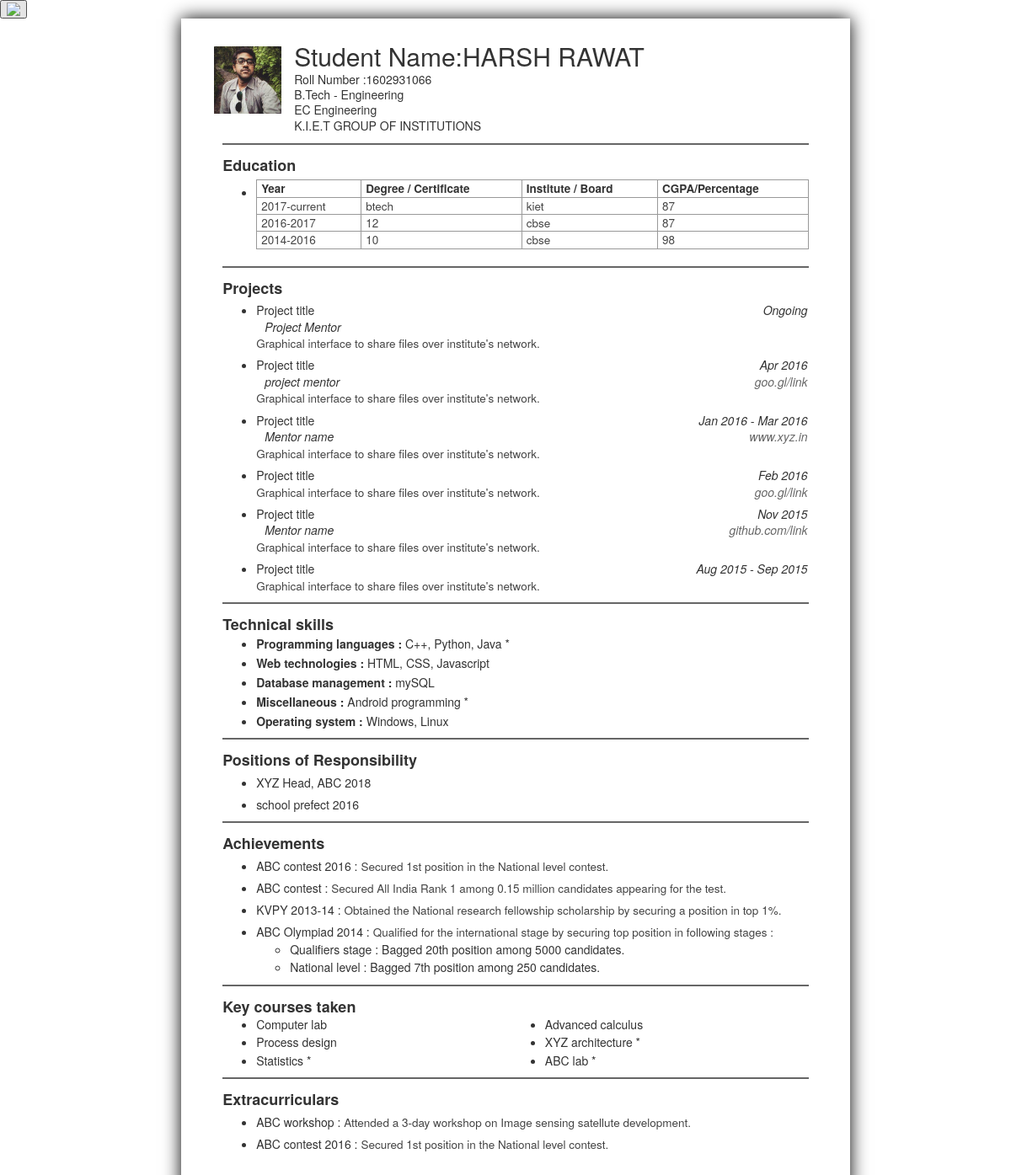
Screenshot of /resume/resume.php (signed in) with the database file from the repository.
### tables this page shows
CREATE TABLE `edu` (
  `id` int(10) NOT NULL,
  `duration` varchar(40) NOT NULL,
  `board` varchar(50) NOT NULL,
  `percentage` varchar(20) NOT NULL,
  `degree` varchar(255) NOT NULL
);

CREATE TABLE `edu12` (
  `id` int(10) NOT NULL,
  `duration` varchar(30) NOT NULL,
  `board` varchar(60) NOT NULL,
  `percentage` varchar(20) NOT NULL,
  `degree` varchar(255) NOT NULL
);

CREATE TABLE `edu10` (
  `id` int(10) NOT NULL,
  `duration` varchar(30) NOT NULL,
  `board` varchar(50) NOT NULL,
  `percentage` varchar(10) NOT NULL,
  `degree` varchar(255) NOT NULL
);

### resume/resume.php (the view, shortened to what this page needs)
<?php
$db = mysqli_connect(DB_SERVER,DB_USERNAME,DB_PASSWORD,DB_DATABASE);
$usr= $_SESSION['login_user'] ;
$sql = "SELECT id FROM user WHERE username = '$usr' ";
$result = mysqli_query($db,$sql);
$row = mysqli_fetch_array($result,MYSQLI_ASSOC);
$r = $row['id'] ;
$sql = "SELECT name, sem, year, rollno, branch, sec FROM user_infos WHERE id = '$r'";
$sql2="SELECT duration,board,percentage,degree FROM edu WHERE id='$r'";
$sql3="SELECT duration,board,percentage,degree FROM edu10 WHERE id='$r'";
$sql4="SELECT duration,board,percentage,degree FROM edu12 WHERE id='$r'";
$result = mysqli_query($db,$sql);
$row = mysqli_fetch_array($result,MYSQLI_ASSOC);
$name = $row['name'] ;
$rno = $row['rollno'] ;
$branch = $row['branch'] ;
$result2=mysqli_query($db,$sql2);
$row2=mysqli_fetch_array($result2,MYSQLI_ASSOC);
$board=$row2['board'];
$degree=$row2['degree'];
$per=$row2['percentage'];
$duration=$row2['duration'];
$result3=mysqli_query($db,$sql3);
$row3=mysqli_fetch_array($result3,MYSQLI_ASSOC);
$board2=$row3['board'];
$degree2=$row3['degree'];
$per2=$row3['percentage'];
$duration2=$row3['duration'];
$result4=mysqli_query($db,$sql4);
$row4=mysqli_fetch_array($result4,MYSQLI_ASSOC);
$board3=$row4['board'];
$degree3=$row4['degree'];
$per3=$row4['percentage'];
$duration3=$row4['duration'];
$link = "/ncw/images/". $usr . ".jpg" ;
?>
<html>
<head>
	<link rel="stylesheet" type="text/css" href="../stylesheets/resume.css">
	<link rel="stylesheet" type="text/css" href="../stylesheets/bootstrap.min.css">
	</head>
<body>
<button><a href="#" onclick="HTMLtoPDF()"><img src="download.png"></a></button>
			<div id="HTMLtoPDF">
				<div class="col-lg-12 col-sm-1 text-center" id="right">
				<div id="page" class="droid">
					<div class="row" style="margin-bottom:10px;">
						<div class="ar">
							<div style="display:inline-block;" id="image_box">
								<img src="<?php echo $link?>" height="80" width="80">
							</div>
							<div id="info" style="display:inline-block;">
								<h2 id="contentName">Student Name:<?php echo ''.$name; ?></h2>
								<h5 id="contentRoll">Roll Number :<?php echo ''.$rno;?></h5>
								<h5 id="contentCourse">B.Tech -  Engineering</h5>
								<h5><?php echo ''.$branch;?> Engineering</h5>
								<h5 id="contentCollege">K.I.E.T GROUP OF INSTITUTIONS</h5>
							</div>
						</div>
					</div>
					<div class="section" id="sectionEducation">
						<div class="section-title ruled rule-above">
							<hr class="hr-above">
							<h4><strong>Education</strong></h4>
						</div>
						<ul class="nobullet">
							<li>
								<table class="table customBordered" id="educationTable">
									<tr>
										<td class="header"><strong>Year</strong></td>
										<td class="header"><strong>Degree / Certificate</strong></td>
										<td class="header"><strong>Institute / Board</strong></td>
										<td class="header"><strong>CGPA/Percentage</strong></td>
									</tr>
									<tr>
										<td><?php echo''.$duration;?></td>
										<td><?php echo ''.$degree;?></td>
										<td><?php echo ''.$board;?></td>
										<td><?php echo ''.$per;?></td>
									</tr>
									<tr>
										<td><?php echo''.$duration3;?></td>
										<td><?php echo ''.$degree3;?></td>
										<td><?php echo ''.$board3;?></td>
										<td><?php echo ''.$per3;?></td>
									</tr>
									<tr>
										<td><?php echo''.$duration2;?></td>
										<td><?php echo ''.$degree2;?></td>
										<td><?php echo ''.$board2;?></td>
										<td><?php echo ''.$per2;?></td>
									</tr>
								</table>
							</li>
						</ul>
					</div>
					<div class="section" id="sectionProjects">
						<div class="section-title ruled rule-above">
							<hr class="hr-above">
							<h4><strong>Projects</strong></h4>
						</div>
						<ul>
							<li>
								<div>
									<div class="title">Project title</div>
									<div class="time right">Ongoing</div>
								</div>
								<div>
									<div class="mentor tab">Project Mentor</div>
								</div>
								<div>
									<div class="text">Graphical interface to share files over institute's network.</div>
								</div>
							</li>
							<li>
								<div>
									<div class="title">Project title</div>
									<div class="time right">Apr 2016</div>
								</div>
								<div>
									<div class="mentor tab">project mentor</div>
									<div class="link right">goo.gl/link</div>
								</div>
								<div>
									<div class="text">Graphical interface to share files over institute's network.</div>
								</div>
							</li>
							<li>
								<div>
									<div class="title">Project title</div>
									<div class="time right">Jan 2016 - Mar 2016</div>
								</div>
								<div>
									<div class="mentor tab">Mentor name</div>
									<div class="link right">www.xyz.in</div>
								</div>
								<div>
									<div class="text">Graphical interface to share files over institute's network.</div>
								</div>
							</li>
							<li>
								<div>
									<div class="title">Project title</div>
									<div class="time right">Feb 2016</div>
								</div>
								<div>
									<div class="link right">goo.gl/link</div>
								</div>
								<div>
									<div class="text">Graphical interface to share files over institute's network.</div>
								</div>
							</li>
							<li>
								<div>
									<div class="title">Project title</div>
									<div class="time right">Nov 2015</div>
								</div>
								<div>
									<div class="mentor tab">Mentor name</div>
									<div class="link right">github.com/link</div>
								</div>
								<div>
									<div class="text">Graphical interface to share files over institute's network.</div>
								</div>
							</li>
							<li>
								<div>
									<div class="title">Project title</div>
									<div class="time right">Aug 2015 - Sep 2015</div>
								</div>
								<div>
									<div class="text">Graphical interface to share files over institute's network.</div>
								</div>
							</li>
						</ul>
					</div>
					<div class="section" id="sectionSkills">
						<div class="section-title ruled rule-above">
							<hr class="hr-above">
							<h4><strong>Technical skills</strong></h4>
						</div>
						<ul>
							<li>
								<strong><span class="skillCategory">Programming languages</span> :</strong> C++, Python, Java *
							</li>
							<li>
								<strong><span class="skillCategory">Web technologies</span> :</strong> HTML, CSS, Javascript
							</li>
							<li>
								<strong><span class="skillCategory">Database management</span> :</strong> mySQL
							</li>
							<li>
								<strong><span class="skillCategory">Miscellaneous</span> :</strong> Android programming *
							</li>
							<li>
								<strong><span class="skillCategory">Operating system</span> :</strong> Windows, Linux
							</li>
						</ul>
					</div>
					<div class="section" id="sectionResponsibility">
						<div class="section-title ruled rule-above">
							<hr class="hr-above">
							<h4><strong>Positions of Responsibility</strong></h4>
						</div>
						<ul>
							<li>XYZ Head, ABC 2018</li>
							<li>school prefect 2016</li>
						</ul>
					</div>
					<div class="section" id="sectionAchievements">
						<div class="section-title ruled rule-above">
							<hr class="hr-above">
							<h4><strong>Achievements</strong></h4>
						</div>
						<ul>
							<li>
								<span class="title">ABC contest 2016 : </span>
								<span class="text">Secured 1st position in the National level contest.</span>
							</li>
							<li>
								<span class="title">ABC contest : </span>
								<span class="text">Secured All India Rank 1 among 0.15 million candidates appearing for the test.</span>
							</li>
							<li>
								<span class="title">KVPY 2013-14 : </span>
								<span class="text">Obtained the National research fellowship scholarship by securing a position in top 1%.</span>
							</li>
							<li>
								<span class="title">ABC Olympiad 2014 : </span>
								<span class="text">Qualified for the international stage by securing top position in following stages :</span>
								<ul class="decimal">
									<li>Qualifiers stage : Bagged 20th position among 5000 candidates.</li>
									<li>National level : Bagged 7th position among 250 candidates.</li>
								</ul>
							</li>
						</ul>
					</div>
					<div class="section" id="sectionCourses">
						<div class="section-title ruled rule-above">
							<hr class="hr-above">
							<h4><strong>Key courses taken</strong></h4>
						</div>
						<ul>
							<div class="row">
								<div class="col-sm-6">
									<li>Computer lab</li>
									<li>Process design</li>
									<li>Statistics *</li>
								</div>
								<div class="col-sm-6">
									<li>Advanced calculus</li>
									<li>XYZ architecture *</li>
									<li>ABC lab *</li>
								</div>
							</div>
						</ul>
					</div>
					<div class="section" id="sectionCurricular">
						<div class="section-title ruled rule-above">
							<hr class="hr-above">
							<h4><strong>Extracurriculars</strong></h4>
						</div>
						<ul>
							<li>
								<span class="title">ABC workshop : </span>
								<span class="text">Attended a 3-day workshop on Image sensing satellute development.</span>
							</li>
							<li>
								<span class="title">ABC contest 2016 : </span>
								<span class="text">Secured 1st position in the National level contest.</span>
							</li>
						</ul>
					</div>
					</div>
				</div>
			</div>
	</body>
</html>

### stylesheets/resume.css (style rules this page uses)
body { background-color:#ece9e9; line-height: 1.4em; padding: 0; margin: 0; }
button a { text-decoration: none; }
#page { width: 21cm; background-color:white; padding: 0.2cm 1.3cm 1cm 1.3cm; box-shadow: 0px 0px 20px 0px #000; line-height: 1.4em; text-align: left; margin-left: 200px; }
#page h2 { margin-bottom: 4px; }
#page h5 { margin-top: 2px; margin-bottom: 3px; }
a { color: #666; }
ul { margin-left: 20px; padding-left: 20px; }
li { margin-top: 1%; }
li li { margin-top: 0.25%; }
.right { float: right; }
.tab { margin-left: 10px; }
.ar { position: relative; width: 100%; }
#image_box { float: left; margin-top: 25px; margin-left: 5px; margin-right: 15px; }
#info { margin-bottom: 0px; margin-top: auto; }
.table tbody tr td, .table tbody tr th, .table thead tr th { border: none; padding: 0; font-size: 13.5px; }
td { color: #444; }
td.header { color: #333; }
.table.customBordered , .table.customBordered * { border: 0px; }
.table.customBordered { border-top: 1px solid #999; border-left: 1px solid #999; }
.table.customBordered tr { border-bottom: 1px solid #999; }
.table.customBordered tr td { padding: 0px 5px 0px 5px; border-right: 1px solid #999; }
.section-title h4 { margin-top: 15px; margin-bottom: 0px; }
.section-title.ruled.rule-above hr.hr-above { border: 1px solid hsl(0,0%,40%); margin-top: 0px; margin-bottom: 0px; }
.text { color: #444; font-size: 13.5px; }
.time { color: #333; font-style: italic; margin-right: 1px; }
.mentor { font-weight: 300; font-style: italic; }
.link { color: #666; margin-left: 30px; font-weight: 300; font-style: italic; margin-right: 1px; }
#sectionProjects .mentor , #sectionProjects .link { display: inline-block; }
#sectionSkills li , #sectionCourses li { margin-top: 0.5%; }
#sectionProjects .title , #sectionProjects .time { display: inline-block; }

### rows the page displays
edu: duration "2017-current", degree "btech", board "kiet", percentage "87"
edu12: duration "2016-2017", degree "12", board "cbse", percentage "87"
edu10: duration "2014-2016", degree "10", board "cbse", percentage "98"

### other values shown
$name "HARSH RAWAT"
$rno "1602931066"
$branch "EC"
